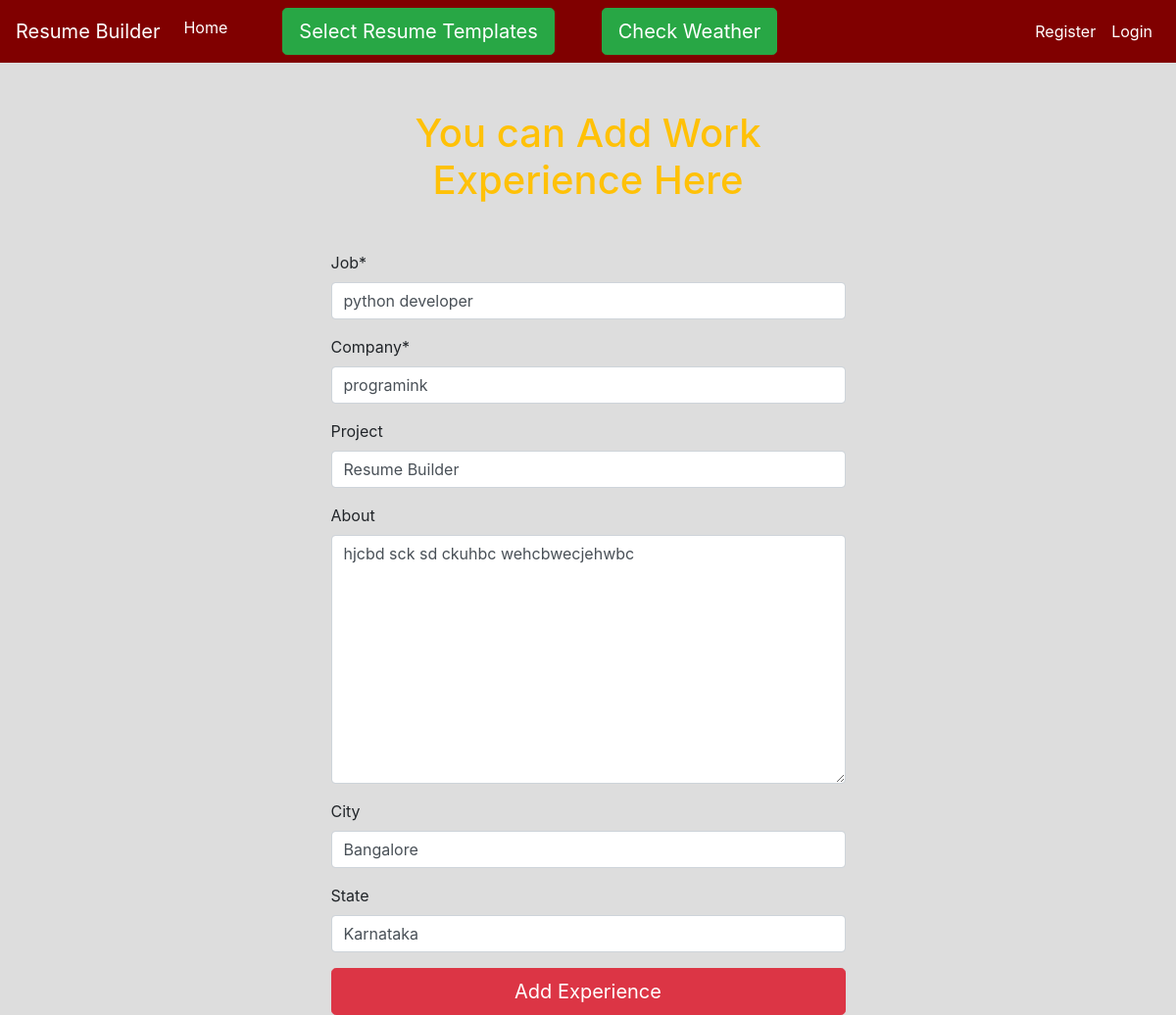
The page /editExp/1/ on the database its author committed.
### content/models.py (models this page shows, shortened)
class Experience(models.Model):
    job = models.CharField(max_length=100)
    company = models.CharField(max_length=100, default='default company')
    project = models.CharField(max_length=100, null=True, blank=True)
    about = models.TextField(max_length=100, null=True, blank=True)
    city = models.CharField(max_length=100, null=True, blank=True)
    state = models.CharField(max_length=100, null=True, blank=True)
    user = models.ForeignKey(User, on_delete=models.CASCADE)

### content/views.py (the view)
# urls.py: path('editExp/<int:pk>/', views.editExp, name='editExp'),
def editExp(request, pk):
    exp = Experience.objects.get(id=pk)
    if request.method == 'POST':
        form = AddExperienceForm(request.POST, instance=exp)
        if form.is_valid():
            form.save()
            return redirect('index')
    form = AddExperienceForm(instance=exp)
    return render(request, 'addExp.html', {'form': form})

### content/forms.py
class AddExperienceForm(forms.ModelForm):
    class Meta:
        model = Experience
        fields = ['job', 'company', 'project', 'about', 'city', 'state',]

### content/templates/addExp.html (shortened to what this page needs)
{% extends 'base.html' %}
{% load crispy_forms_tags %}
{% load static %}
{% block content %}
    <div class="container w-50  mt-5" style="min-height:550px;" >
        <form method="post">
            <h1 class="text-center m-5 text-warning">You can Add Work Experience Here </h1>
            <div class="form-group">
                {{form|crispy}}
            </div>
        <button type="submit"  class="btn btn-lg btn-danger mx-auto btn-block">Add Experience</button>
        </form>
    </div>
{% endblock %}

### content/templates/addExp.html (style rules this page uses)
body { background-color: #ddd; }

### rows shown on the page
Experience: job "python developer", company "programink", project "Resume Builder", about "hjcbd sck sd ckuhbc wehcbwecjehwbc", city "Bangalore", state "Karnataka"
